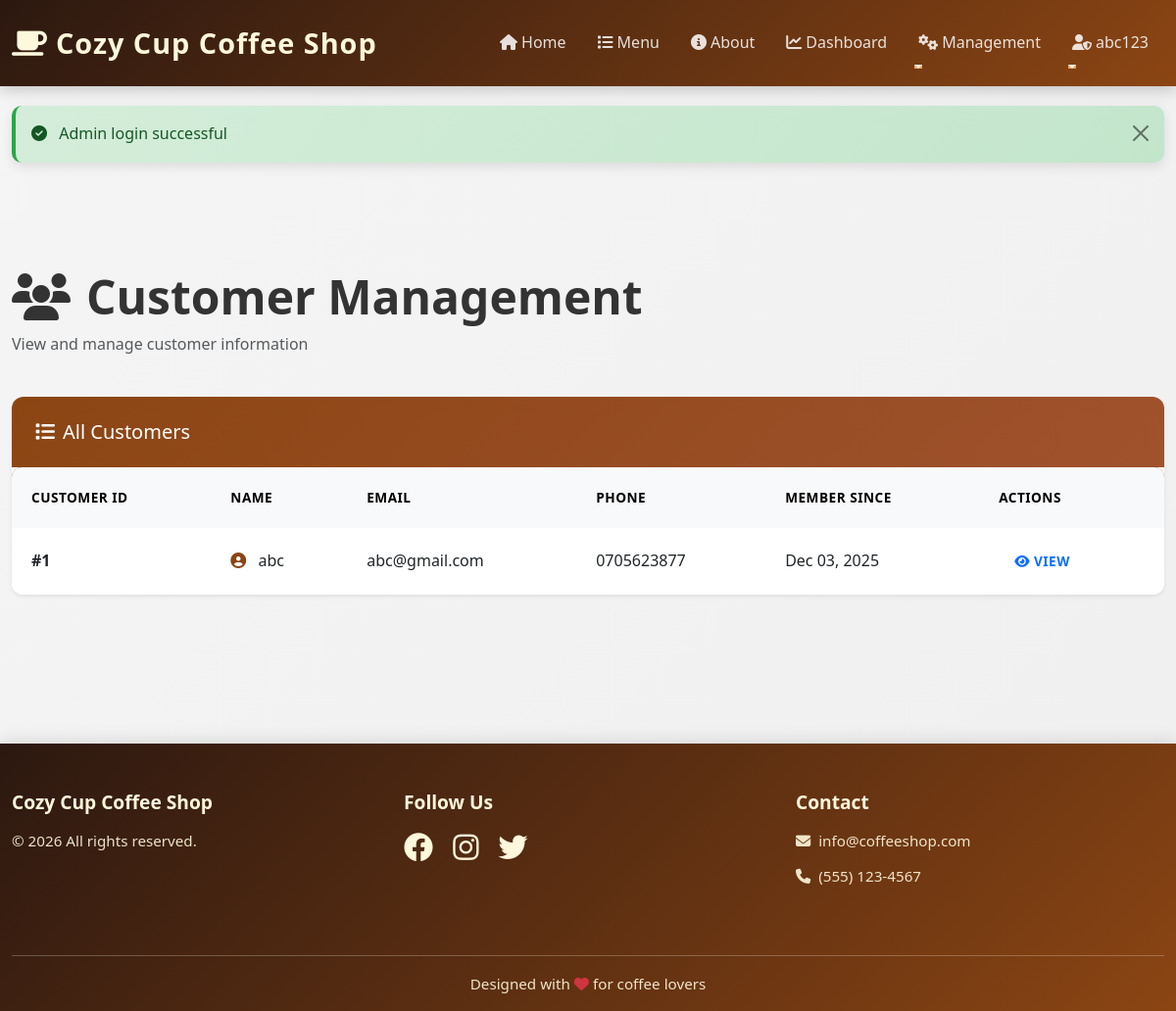
The page /public/index.php?page=customer-management (signed in) on the database its author committed.
### tables this page shows
CREATE TABLE `customers` (
  `id` int NOT NULL AUTO_INCREMENT,
  `email` varchar(191) NOT NULL,
  `password_hash` varchar(255) NOT NULL,
  `full_name` varchar(255) NOT NULL,
  `phone` varchar(20) NOT NULL,
  `created_at` timestamp NULL DEFAULT CURRENT_TIMESTAMP,
  `updated_at` timestamp NULL DEFAULT CURRENT_TIMESTAMP ON UPDATE CURRENT_TIMESTAMP,
  PRIMARY KEY (`id`),
  UNIQUE KEY `email` (`email`)
);

### app/controllers/BaseController.php (called while the page is built, shortened)
<?php
class BaseController {
    public function __construct() {
        require_once __DIR__ . '/../models/Database.php';
    }
    protected function render($view, $data = []) {
        extract($data);
        require __DIR__ . '/../views/' . $view . '.php';
    }
}
?>

### app/controllers/AdminCustomerController.php (called while the page is built, shortened)
<?php
require_once __DIR__ . '/BaseController.php';
require_once __DIR__ . '/../models/User.php';
class AdminCustomerController extends BaseController {
    public function showCustomerManagement() {
        $user = new User();
        $customers = $user->getAll();
        $this->render('admin/customer-management', [
            'customers' => $customers
        ]);
    }
}
?>

### app/models/User.php (called while the page is built, shortened)
<?php
require_once __DIR__ . '/Database.php';
class User {
    private $db;
    public function __construct() {
        $this->db = new Database();
    }
    public function getAll() {
        $result = $this->db->query("SELECT id, email, full_name, phone, created_at FROM customers ORDER BY created_at DESC");
        return $result->fetch_all(MYSQLI_ASSOC);
    }
}
?>

### app/models/Database.php (called while the page is built, shortened)
<?php
class Database {
    private $conn;
    public function __construct() {
        global $conn;
        $this->conn = $conn;
    }
    public function query($sql) {
        return $this->conn->query($sql);
    }
}
?>

### helpers/SecurityHelper.php (called while the page is built, shortened)
<?php
class SecurityHelper {
    public static function escapeOutput($output) {
        return htmlspecialchars($output, ENT_QUOTES, 'UTF-8');
    }
}
?>

### app/views/admin/customer-management.php (the view)
<?php include __DIR__ . '/../layouts/header.php'; ?>
<div class="container-fluid py-5">
    <div class="row mb-4">
        <div class="col-12">
            <h1 class="display-5 fw-bold mb-2">
                <i class="fas fa-users me-3"></i>Customer Management
            </h1>
            <p class="text-muted">View and manage customer information</p>
        </div>
    </div>
    <div class="row">
        <div class="col-12">
            <div class="card border-0 shadow-sm">
                <div class="card-header bg-primary text-white">
                    <h5 class="mb-0"><i class="fas fa-list me-2"></i>All Customers</h5>
                </div>
                <div class="card-body p-0">
                    <div class="table-responsive">
                        <table class="table table-hover mb-0">
                            <thead class="table-light">
                                <tr>
                                    <th>Customer ID</th>
                                    <th>Name</th>
                                    <th>Email</th>
                                    <th>Phone</th>
                                    <th>Member Since</th>
                                    <th>Actions</th>
                                </tr>
                            </thead>
                            <tbody>
                                <?php if (empty($customers)): ?>
                                    <tr>
                                        <td colspan="6" class="text-center py-4">
                                            <i class="fas fa-inbox fa-2x text-muted mb-2"></i>
                                            <p class="text-muted">No customers found</p>
                                        </td>
                                    </tr>
                                <?php else: ?>
                                    <?php foreach ($customers as $customer): ?>
                                        <tr>
                                            <td><strong>#<?php echo $customer['id']; ?></strong></td>
                                            <td>
                                                <i class="fas fa-user-circle me-2 text-primary"></i>
                                                <?php echo SecurityHelper::escapeOutput($customer['full_name']); ?>
                                            </td>
                                            <td><?php echo SecurityHelper::escapeOutput($customer['email']); ?></td>
                                            <td><?php echo SecurityHelper::escapeOutput($customer['phone']); ?></td>
                                            <td><?php echo date('M d, Y', strtotime($customer['created_at'])); ?></td>
                                            <td>
                                                <a href="<?php echo SITE_URL; ?>/public/index.php?page=admin-customer-details&id=<?php echo $customer['id']; ?>" class="btn btn-sm btn-outline-primary">
                                                    <i class="fas fa-eye"></i> View
                                                </a>
                                            </td>
                                        </tr>
                                    <?php endforeach; ?>
                                <?php endif; ?>
                            </tbody>
                        </table>
                    </div>
                </div>
            </div>
        </div>
    </div>
</div>
<?php include __DIR__ . '/../layouts/footer.php'; ?>

### public/css/modern.css (style rules this page uses)
:root { --primary-color: #8B4513; --primary-dark: #6B3410; --primary-light: #A0522D; --secondary-color: #D2691E; --accent-color: #F4A460; --light-color: #FFF8DC; --dark-color: #2C1810; --text-color: #333; --border-color: #E8D4C4; --success-color: #28a745; --danger-color: #dc3545; --warning-color: #ffc107; --info-color: #17a2b8; }
* { margin: 0; padding: 0; box-sizing: border-box; }
html, body { height: 100%; }
body { font-family: 'Segoe UI', Tahoma, Geneva, Verdana, sans-serif; background: linear-gradient(135deg, #f5f5f5 0%, #efefef 100%); color: var(--text-color); line-height: 1.6; }
.card { border: none; border-radius: 12px; box-shadow: 0 4px 15px rgba(0, 0, 0, 0.08); transition: all 0.3s ease; overflow: hidden; }
.card-header { background: linear-gradient(135deg, var(--primary-color) 0%, var(--primary-light) 100%); color: white; border: none; padding: 1.5rem; font-weight: 600; }
.card-body { padding: 2rem; }
.btn { border-radius: 8px; font-weight: 600; padding: 0.75rem 1.5rem; transition: all 0.3s ease; border: none; text-transform: uppercase; letter-spacing: 0.5px; font-size: 0.95rem; }
.btn-sm { padding: 0.5rem 1rem; font-size: 0.85rem; }
.table { border-collapse: collapse; background: white; border-radius: 10px; overflow: hidden; box-shadow: 0 4px 12px rgba(0, 0, 0, 0.08); }
.table thead { background: linear-gradient(135deg, var(--primary-color) 0%, var(--primary-light) 100%); color: white; }
.table thead th { border: none; padding: 1.25rem; font-weight: 600; text-transform: uppercase; font-size: 0.85rem; letter-spacing: 0.5px; }
.table tbody td { padding: 1rem 1.25rem; border-bottom: 1px solid var(--border-color); vertical-align: middle; }
.table tbody tr:last-child td { border-bottom: none; }
.text-primary { color: var(--primary-color) !important; }
.bg-primary { background: linear-gradient(135deg, var(--primary-color) 0%, var(--primary-light) 100%) !important; }
html { scroll-behavior: smooth; }
body { animation: pageLoad 0.3s ease; }

### rows shown on the page
customers: id "1", full_name "abc", email "abc@gmail.com", phone "0705623877", created_at "Dec 03, 2025"

### other values the page prints
SITE_NAME "Cozy Cup Coffee Shop"
SecurityHelper::escapeOutput(SessionHelper::getUserName()) "abc123"
SecurityHelper::escapeOutput($flash['message']) "Admin login successful"
